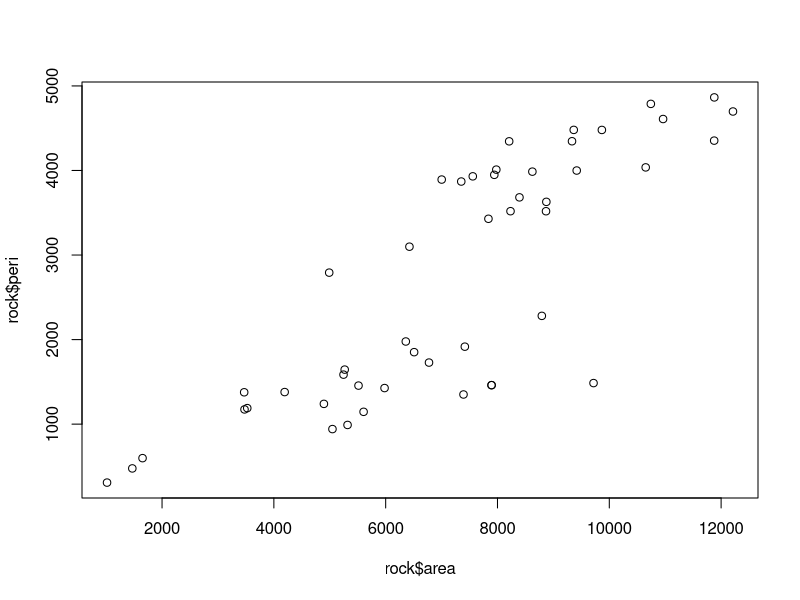

Recreate this plot in R.
## ---- chunk 1
3 + 2
## ---- chunk 2
#| echo: false
#| fig-cap: "A plot"
#| fig-cap-location: margin
#| label: fig-myplot
plot(rock$area, rock$peri)
